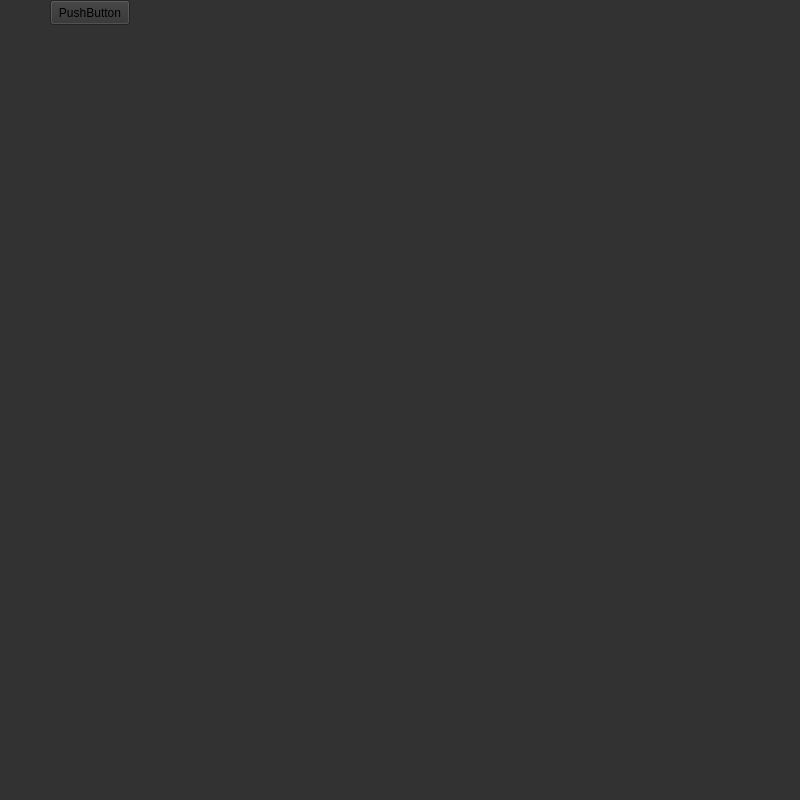
<?xml version="1.0" encoding="UTF-8"?>
<ui version="4.0">
 <class>MainWindow</class>
 <widget class="QMainWindow" name="MainWindow">
  <property name="geometry">
   <rect>
    <x>0</x>
    <y>0</y>
    <width>800</width>
    <height>800</height>
   </rect>
  </property>
  <property name="windowTitle">
   <string>MainWindow</string>
  </property>
  <property name="styleSheet">
   <string notr="true">background-color: rgb(50, 50, 50)</string>
  </property>
  <widget class="QWidget" name="centralwidget">
   <widget class="QLabel" name="label">
    <property name="geometry">
     <rect>
      <x>0</x>
      <y>0</y>
      <width>800</width>
      <height>800</height>
     </rect>
    </property>
    <property name="text">
     <string/>
    </property>
   </widget>
   <widget class="QPushButton" name="pushButton">
    <property name="geometry">
     <rect>
      <x>50</x>
      <y>0</y>
      <width>80</width>
      <height>25</height>
     </rect>
    </property>
    <property name="text">
     <string>PushButton</string>
    </property>
   </widget>
  </widget>
  <widget class="QMenuBar" name="menubar">
   <property name="geometry">
    <rect>
     <x>0</x>
     <y>0</y>
     <width>800</width>
     <height>22</height>
    </rect>
   </property>
  </widget>
  <widget class="QStatusBar" name="statusbar"/>
 </widget>
 <resources/>
 <connections/>
</ui>
